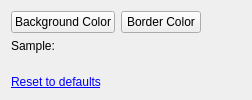
     <widget class="QWidget" name="tabCaptureBox">
      <attribute name="title">
       <string>Capture Box</string>
      </attribute>
      <layout class="QVBoxLayout" name="verticalLayout_3">
       <item>
        <layout class="QHBoxLayout" name="horizontalLayout">
         <item>
          <widget class="QPushButton" name="pushButtonCaptureBoxBackgroundColor">
           <property name="sizePolicy">
            <sizepolicy hsizetype="Minimum" vsizetype="Preferred">
             <horstretch>0</horstretch>
             <verstretch>0</verstretch>
            </sizepolicy>
           </property>
           <property name="text">
            <string>Background Color</string>
           </property>
          </widget>
         </item>
         <item>
          <widget class="QPushButton" name="pushButtonCaptureBoxBorderColor">
           <property name="sizePolicy">
            <sizepolicy hsizetype="Minimum" vsizetype="Preferred">
             <horstretch>0</horstretch>
             <verstretch>0</verstretch>
            </sizepolicy>
           </property>
           <property name="text">
            <string>Border Color</string>
           </property>
          </widget>
         </item>
         <item>
          <spacer name="horizontalSpacer_4">
           <property name="orientation">
            <enum>Qt::Horizontal</enum>
           </property>
           <property name="sizeHint" stdset="0">
            <size>
             <width>40</width>
             <height>20</height>
            </size>
           </property>
          </spacer>
         </item>
        </layout>
       </item>
       <item>
        <layout class="QVBoxLayout" name="verticalLayout_2">
         <item>
          <widget class="QLabel" name="labelCaptureBoxSample">
           <property name="sizePolicy">
            <sizepolicy hsizetype="Preferred" vsizetype="Minimum">
             <horstretch>0</horstretch>
             <verstretch>0</verstretch>
            </sizepolicy>
           </property>
           <property name="text">
            <string>Sample:</string>
           </property>
          </widget>
         </item>
         <item>
          <widget class="SampleBox" name="sampleCaptureBox" native="true">
           <property name="sizePolicy">
            <sizepolicy hsizetype="Preferred" vsizetype="Expanding">
             <horstretch>0</horstretch>
             <verstretch>0</verstretch>
            </sizepolicy>
           </property>
          </widget>
         </item>
         <item>
          <widget class="QLabel" name="labelCaptureBoxReset">
           <property name="text">
            <string>&lt;a href=&quot;none&quot;&gt;Reset to defaults&lt;/a&gt;</string>
           </property>
          </widget>
         </item>
        </layout>
       </item>
      </layout>
     </widget>
